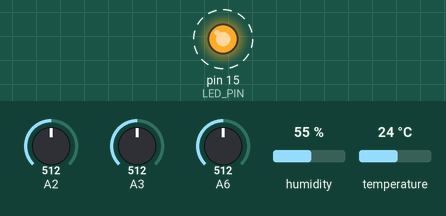
Simulated run of this sketch. Board: Arduino Uno, built with avr-gcc and run on an emulated ATmega328P. Shown: output pins drawn as LEDs (lit = HIGH). Dashed ring = blinking. The inputs (shaded band) are chosen by the test bench; at power-on: A2 = 512, A3 = 512, A6 = 512, humidity 55 %, temperature 24 °C. What the sketch prints to the serial monitor is not drawn.

Above: at 2.9 s.
Timing chart, 0 to 5.7 s (numbered marks = the images above):
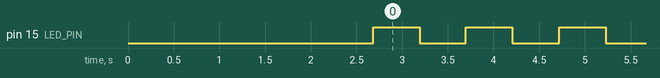

The sketch:

test_analog.ino
```cpp
#include <DHT.h>
#include <Wire.h>
#include <stdlib.h>

#define LED_PIN PIN_A1
#define DHTPIN PIN7
#define DHTTYPE DHT22
#define SLAVE_ADDRESS 0x04
#define MAX_LENGTH 32
#define xInput PIN_A2
#define yInput PIN_A3
#define zInput PIN_A6

const int sampleSize = 10;
const int RawMin = 0;
const int RawMax = 1023;

// init DHT22
DHT dht(DHTPIN, DHTTYPE);

// define vars
char cdata[MAX_LENGTH];
unsigned long timer = 0;
bool blinkState = false;
volatile bool isPulled = false;
float hum, temp, xAccel, yAccel, zAccel;
char hum_c[7], temp_c[7], acc0_c[7], acc1_c[7], acc2_c[7];
int xOffset = 0, yOffset = 0, zOffset = 0;

void dht_setup()
{
    dht.begin();
}

int readAxis(int axisPin)
{
    long reading = 0;
    analogRead(axisPin);
    delay(1);
    for (int i = 0; i < sampleSize; i++)
    {
        reading += analogRead(axisPin);
    }
    return reading / sampleSize;
}

float readX()
{
    int xRaw = readAxis(xInput) + xOffset;
    long xScaled = map(xRaw, RawMin, RawMax, -3000, 3000);
    return xScaled / 1000.0;
}
float readY()
{
    int yRaw = readAxis(yInput) + yOffset;
    long yScaled = map(yRaw, RawMin, RawMax, -3000, 3000);
    return yScaled / 1000.0;
}
float readZ()
{
    int zRaw = readAxis(zInput) + zOffset;
    long zScaled = map(zRaw, RawMin, RawMax, -3000, 3000);
    return zScaled / 1000.0;
}

void calibrate_gy61()
{
    int zeroG = 512; // analog input is 0-1023, 512 is the median value
    delay(1000);

    // calibrate the x,y,z axis
    // read 100 samples from each axis and average them out
    int xTotal = 0, yTotal = 0, zTotal = 0;
    for (int i = 0; i < 100; i++)
    {
        xTotal += readAxis(xInput);
        yTotal += readAxis(yInput);
        zTotal += readAxis(zInput);
    }
    xOffset = zeroG - abs(xTotal / 100);
    yOffset = zeroG - abs(yTotal / 100);
    zOffset = zeroG - abs(zTotal / 100);
    Serial.println(F("Offset is: "));
    Serial.print(F("xOffset:\t"));
    Serial.println(xOffset);
    Serial.print(F("yOffset:\t"));
    Serial.println(yOffset);
    Serial.print(F("zOffset:\t"));
    Serial.println(zOffset);
}

void sendData()
{
    isPulled = true;
    delay(10);

    for (int i = 0; i < MAX_LENGTH; i++)
    {
        Wire.write(cdata[i]);
    }
    // Wire.write(cdata, MAX_LENGTH);
    Serial.println(cdata);

    delay(10);
    isPulled = false;
}

void setup()
{
    Serial.begin(115200);

    Wire.begin(SLAVE_ADDRESS);

    Serial.println(F("Begin setup"));
    dht_setup();
    Serial.println(F("Done dht setting."));
    Serial.println(F("Calibrating gy61"));
    calibrate_gy61();
    delay(1000);
    Serial.println(F("Done calibrating."));

    Wire.onRequest(sendData);
    pinMode(LED_PIN, OUTPUT);
}

void loop()
{
    if (!isPulled && (millis() - timer > 500)) // loop every half sec
    {
        hum = dht.readHumidity();   temp = dht.readTemperature();
        xAccel = readX();   yAccel = readY();  zAccel = readZ();

        dtostrf(hum, 2, 1, hum_c);
        dtostrf(temp, 2, 1, temp_c);
        dtostrf(xAccel, 2, 2, acc0_c);
        dtostrf(yAccel, 2, 2, acc1_c);
        dtostrf(zAccel, 2, 2, acc2_c);

        // Data is humidity | temperature | acceleration [x, y, z]
        snprintf(cdata, MAX_LENGTH, "%s|%s|%s,%s,%s", hum_c, temp_c, acc0_c, acc1_c, acc2_c);
        Serial.println(cdata);

        // blinks to indicate program is running
        blinkState = !blinkState;
        digitalWrite(LED_PIN, blinkState);
        timer = millis();
    }
}
```

Measured:
- by itself, pin 15 (LED_PIN): alternates HIGH for 0.51 s and LOW for 0.51 s
